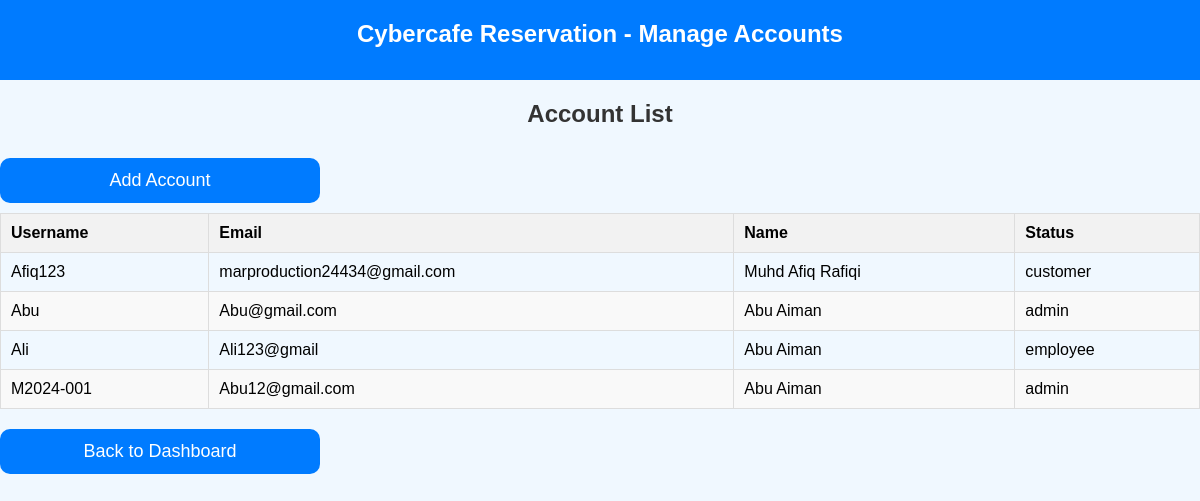
Page /manage-account/ on the earlier database version.
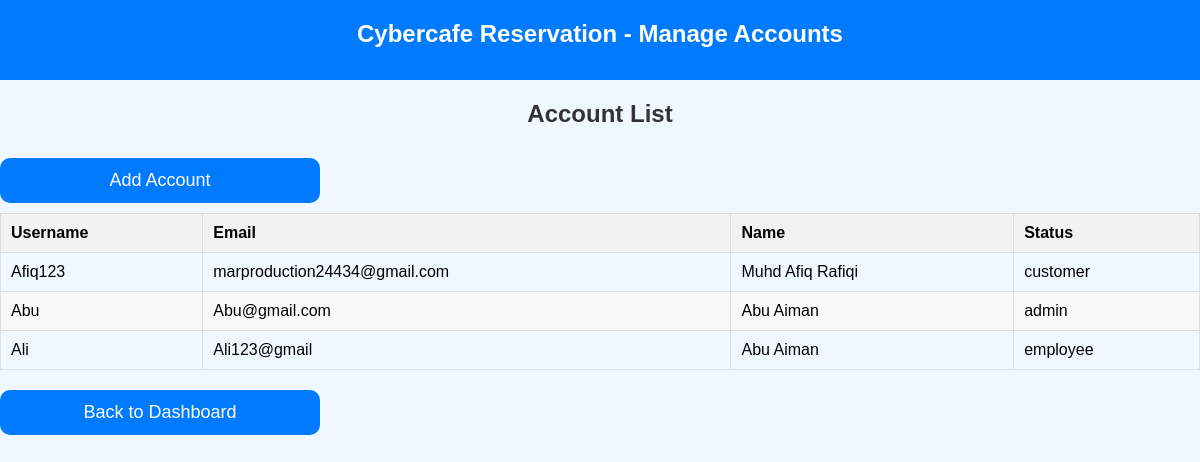
Same page on the later database version.
### reservations/models.py (models this page shows, shortened)
class UserAccount(models.Model):
    username = models.CharField(max_length=100, unique=True)
    password = models.CharField(max_length=255)  # Store hashed passwords
    email = models.EmailField(max_length=255, unique=True)
    name = models.CharField(max_length=100)
    address = models.CharField(max_length=255, blank=True, null=True)
    phone_number = models.CharField(max_length=20, blank=True, null=True)
    status = models.CharField(max_length=10, default='customer')  # Default status set to 'customer'

### reservations/views.py (the view)
# urls.py: path('manage-account/', views.manage_account_view, name='manage_account'),
def manage_account_view(request):
    user_accounts = UserAccount.objects.all()  # Get all user accounts
    return render(request, 'manage_account.html', {'user_accounts': user_accounts})

### reservations/templates/manage_account.html (shortened to what this page needs)
<!DOCTYPE html>
<html lang="en">
<head>
    {% load static %}
    <link rel="stylesheet" href="{% static 'styles.css' %}">
</head>
<body>
    <div class="navbar">
        Cybercafe Reservation - Manage Accounts
    </div>
    <div id="accountContainer">
        <h2>Account List</h2>
        <a href="{% url 'add_account' %}">
            <button type="button">Add Account</button>
        </a>
        <table id="accountTable">
            <thead>
                <tr>
                    <th>Username</th>
                    <th>Email</th>
                    <th>Name</th>
                    <th>Status</th>
                </tr>
            </thead>
            <tbody>
                {% for account in user_accounts %}
                <tr onclick="window.location.href='{% url 'account_detail' account.id %}'">
                    <td>{{ account.username }}</td>
                    <td>{{ account.email }}</td>
                    <td>{{ account.name }}</td>
                    <td>{{ account.status }}</td>
                </tr>
                {% empty %}
                <tr>
                    <td colspan="4">No accounts found.</td>
                </tr>
                {% endfor %}
            </tbody>
        </table>
    </div>
    <button id="backButton" onclick="window.location.href='{% url 'admin_dashboard' %}'">Back to Dashboard</button>
</body>
</html>

### reservations/static/styles.css (style rules this page uses)
body { font-family: Arial, sans-serif; background-color: #f0f8ff; margin: 0; padding: 0; min-height: 100vh; display: flex; flex-direction: column; }
.navbar { background-color: #007BFF; color: white; text-align: center; font-size: 24px; padding: 20px; font-weight: bold; width: 100%; height: 80px; box-sizing: border-box; top: 0; left: 0; }
table { width: 100%; border-collapse: collapse; }
table th, table td { padding: 10px; border: 1px solid #ddd; text-align: left; }
table th { background-color: #f2f2f2; }
table tr:nth-child(even) { background-color: #f9f9f9; }
h2, h4 { text-align: center; margin-bottom: 10px; color: #333; }
button { width: 320px; padding: 12px; background-color: #007BFF; color: white; border: none; border-radius: 10px; font-size: 18px; cursor: pointer; transition: background-color 0.3s ease; margin: 10px 0; }
button { margin-top: 20px; }

Differences in the rows shown:
removed UserAccount: username "M2024-001", email "Abu12@gmail.com", name "Abu Aiman", status "admin"
